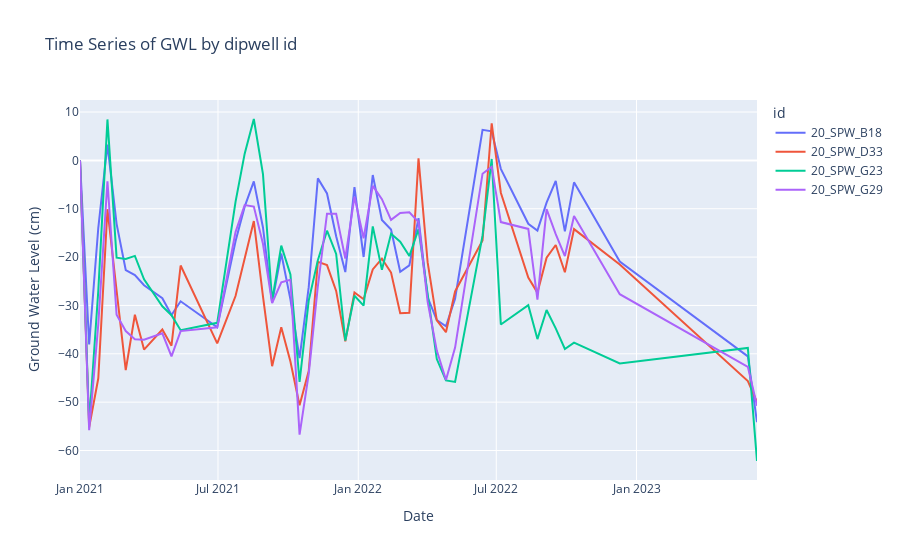

Notebook code for this chart:
### Code cell
# Example list of names to exclude from the 'id' variable
# exclude_id_list = ['BRG_140802_03']  # Replace with your list of ids to exclude
include_id_list = ['20_SPW_G23','20_SPW_D33','20_SPW_G29','20_SPW_B18']

# Further filter the dataframe by excluding specific ids
# filtered_df = filtered_df[~filtered_df['id'].isin(exclude_id_list)]
filtered_df = filtered_df[filtered_df['id'].isin(include_id_list)]

# Create the interactive time-series plot
fig = px.line(filtered_df, x='date', y='gwl_cm', color='id', title='Time Series of GWL by dipwell id',
              labels={'date': 'Date', 'gwl_cm': 'Ground Water Level (cm)'})

# Show the plot
fig.show()
